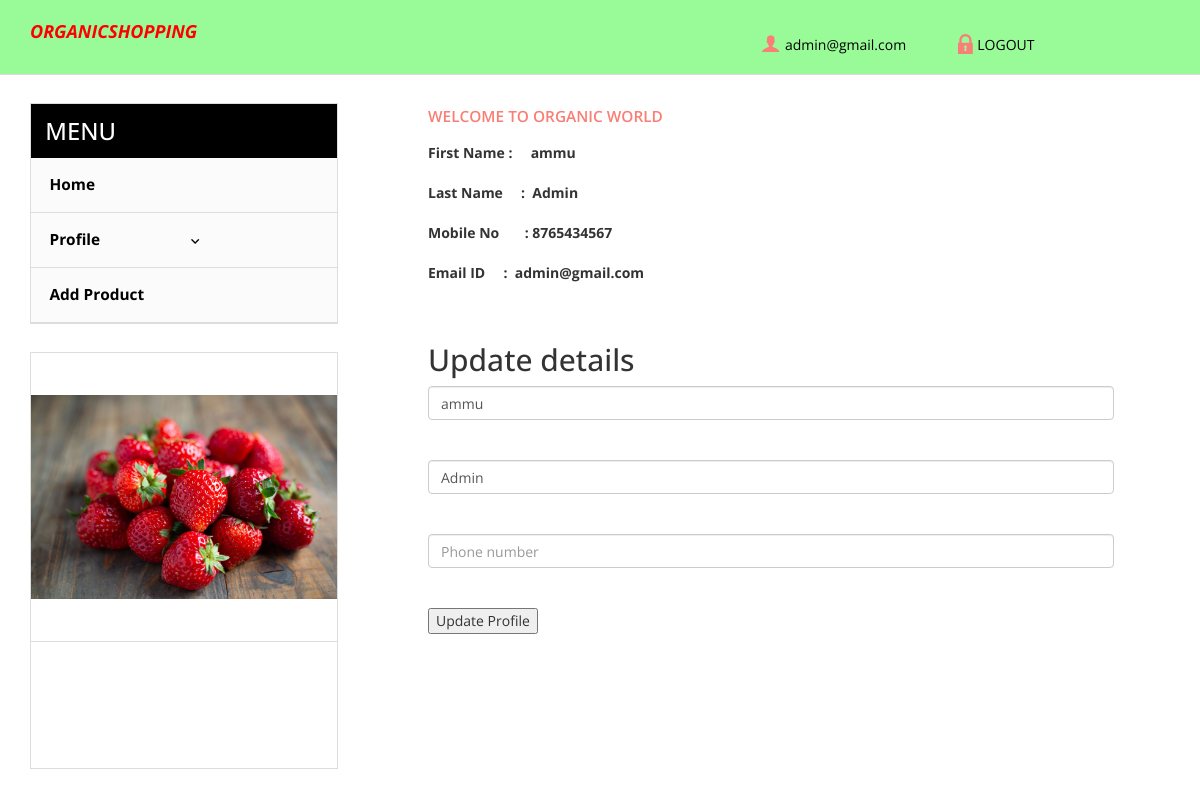
The app's page /profile.php (signed in) with its own data.
### tables this page shows
CREATE TABLE `tbl_registration` (
  `rid` int(10) NOT NULL,
  `fname` varchar(20) NOT NULL,
  `lname` varchar(20) NOT NULL,
  `phone_no` varchar(15) NOT NULL,
  `email` varchar(30) NOT NULL,
  `place` varchar(30) NOT NULL,
  `images` varchar(10) NOT NULL
);

### profile.php (the view, shortened to what this page needs)
<?php
if(isset($_SESSION['alogin'])){
	$mail=$_SESSION['alogin'];
?>
<!DOCTYPE html>
<html>
<head>
<link href="css/bootstrap.css" rel="stylesheet" type="text/css" media="all" />
<link href="css/style.css" rel="stylesheet" type="text/css" media="all" />
</head>
<body>
	<div class="header">
		<div class="bottom-header" style="background-color:palegreen;">
			<div class="container">
				<div class="header-bottom-left">
					<div class="logo">
						<font size="4"><strong><i> <b><p style="color:red;">ORGANICSHOPPING </p> </b></i></strong></font>
					</div>
					<div class="clearfix"> </div>
				</div>
				<div class="header-bottom-right">
						<div class="account"><a href="seller_profile.php"><span> </span><?php echo $mail?></a></div>
							<ul class="login">
								<li><a href="logout.php"><span> </span>LOGOUT</a></li>
							</ul>
				</div>
				<div class="clearfix"> </div>
			</div>
		</div>
	</div>
	<div class="container">
      	   <div class="account_grid">
			   <div class=" login-right">
			  	<h3>Welcome  to organic world</h3>
			<?php
			$con=mysqli_connect("localhost","root","","organic_shop_db")or die ("Couldn't connect");
			$disp="SELECT  tbl_login.email, tbl_login.user_type_id,tbl_registration.fname,tbl_registration.lname,tbl_registration.phone_no FROM tbl_registration INNER JOIN  tbl_login
			ON tbl_login.email=tbl_registration.email WHERE  tbl_login.email='$mail'";
			$ret=mysqli_query($con,$disp);
			$num=mysqli_fetch_array($ret);
			$fname=$num['fname'];
			$lname=$num['lname'];
			$ph=$num['phone_no'];
			?>
				<label>First Name :&nbsp &nbsp  &nbsp<?php echo $fname; ?></span>
			<label>Last Name  &nbsp &nbsp  :&nbsp <?php echo $lname; ?></span>
			<label>Mobile No  &nbsp &nbsp  &nbsp :  <?php echo $ph; ?></span>
			<label>Email ID &nbsp &nbsp  :&nbsp <?php echo $_SESSION['alogin']; ?></label>
			   </div>
			   <div>
			   <form onsubmit="return validateForm()" action="customer_update_profile1.php" method="POST" id="update" name="update" >
			   <h2 style "text-color:red";> Update details</h2>
			   <input type="text" name="firstname" id="firstname" class="input input1 form-control" placeholder="First Name" value="<?php echo @$fname;?>" onblur="checkFName()"  required>
			 <input type="text" name="lastname" id="lastname" class="input input1 form-control"  placeholder="Last Name" value="<?php echo @$lname;?>" onblur="checkLName()"required>
			<input type="text" name="phonem" id="phonem" placeholder="Phone number"class="input input1 form-control"   value="<?php echo @$mobile_num;?>" onblur="checkMob()"required>
					<br><br><input type="submit" value="Update Profile" name="submitd" id="submitd"  >
			   </div>
			 </div>
			 <div class="sub-cate">
				<div class=" top-nav rsidebar span_1_of_left">
					<h3 class="cate">MENU</h3>
		 <ul class="menu">
		 <ul class="kid-menu">
			<li ><a href="admin_home.php">Home</a></li>
			</ul>
		<li class="item2"><a href="view_users.php">Profile<img class="arrow-img " src="images/arrow1.png" alt=""/></a>
		</li>
				<li>
			<ul class="kid-menu">
				<li><a href="product.php">Add Product</a></li>
			</ul>
		</li>
	</ul>
					</div>
					<div class=" chain-grid menu-chain">
	   		     		<a href="single.html"><img class="img-responsive chain" src="images/a.jpg" alt=" " /></a>
	   		     		<div class="grid-chain-bottom chain-watch">
	<div class="footer">
		<div class="footer-bottom">
</body>
</html>
<?php
}
else
{
	header('Location:login.php');
}
?>

### css/style.css (style rules this page uses)
body { background: #fff; font-family: 'Open Sans', sans-serif; }
body a { transition: 0.5s all; -webkit-transition: 0.5s all; -o-transition: 0.5s all; -ms-transition: 0.5s all; -moz-transition: 0.5s all; }
.bottom-header { border-bottom: 1px solid #ddd; padding: 0.7em 0 1em; }
.header-bottom-left { float: left; width: 55%; }
.logo { float:left; width: 27%; margin-top:9px; }
.header-bottom-right { float: right; width: 37%; text-align: center; padding-top:1.7em; }
.account,.cart { float:left; width:40%; }
.account a span { background: url(../images/img-sprite.png)-117px -30px; width: 26px; height: 26px; display: inline-block; vertical-align: middle; }
.account a,.cart a ,ul.login li a { text-decoration:none; font-size: 1em; color: #000; }
ul.login { float:left; width:36%; margin:0; }
ul.login li { display:inline-block; }
ul.login li a span { background: url(../images/img-sprite.png) -143px -29px; width: 26px; height: 26px; display: inline-block; vertical-align: middle; }
h3.cate { color: #fff; font-size: 1.7em; padding: 0.6em ; background: #000; margin: 0; }
ul.kid-menu { display: block !important; }
.menu { width: auto; height: auto; padding: 0; list-style: none; margin: 0; background: #FBFBFC; }
ul { padding: 0; list-style: none; }
.menu > li > a { width: 100%; line-height: 3.5em; text-indent: 1.2em; display: block; position: relative; color: #000; font-size: 1.1em; text-decoration:none; border-bottom: 1px solid #ddd; font-weight:700; }
.menu ul li a { width: 100%; display: block; position: relative; font-size:1.1em; font-weight: 400; color: #000; text-decoration:none; border-bottom: 1px solid #ddd; font-weight:700; line-height: 3.5em; text-indent: 1.2em; }
.menu ul.kid-menu li a { border-bottom: none; }
ul.kid-menu { padding: 0; margin: 0; }
ul.kid-menu li { list-style: none; border-bottom: 1px solid #ddd; }
.arrow-img { padding: 0em 0em 0 6.5em; }
.sub-cate,.slide-grid { float: left; }
.top-nav { border: 1px solid #ddd; }
.sub-cate { width: 27%; margin: 2em 2em 0 0; }
.grid-chain-bottom { border-top: 1px solid #ddd; }
.chain-grid { border: 1px solid #ddd; position: relative; width: 30.7%; margin: 0 3% 0 0; padding:0; }
.menu-chain { width:100%; margin: 2em 0; }
.chain { margin: 0 auto; padding: 3em 0; }
.chain-watch { padding: 1em ; }
.women-product,.account_grid,.register,.single_top,.main { width: 70%; float: right; }
.login-left h3, .login-right h3 { color: #F97E76; font-size: 1.1em; text-transform: uppercase; font-weight: 600; padding-bottom: 0.5em; }
.account_grid { padding: 1em 4em 2em; }
.footer-bottom { padding: 2em 0 5em; }
@media (max-width:1280px) { .arrow-img { padding: 0em 0em 0 5.5em; } }

### records on screen
tbl_registration: fname "ammu", lname "Admin", phone_no "8765434567", firstname "ammu", lastname "Admin"

### other values on screen
$mail "admin@gmail.com"
$_SESSION['alogin'] "admin@gmail.com"
